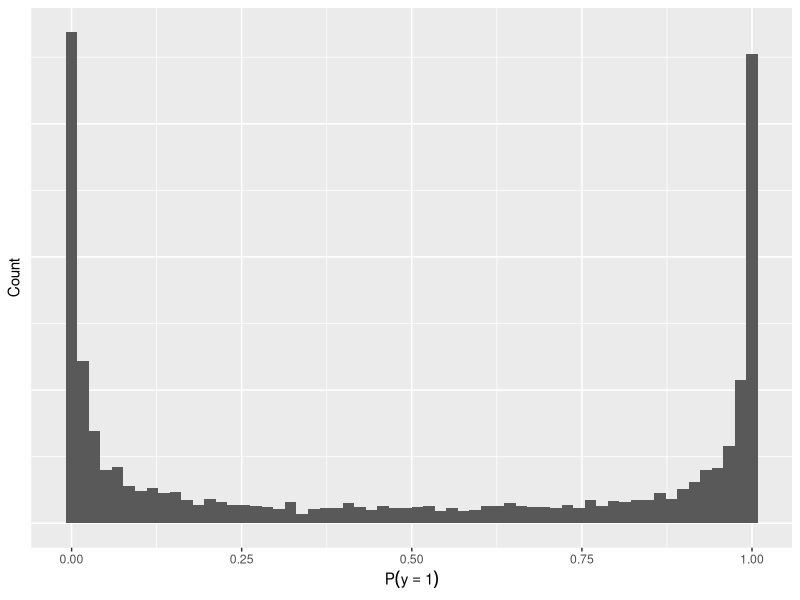
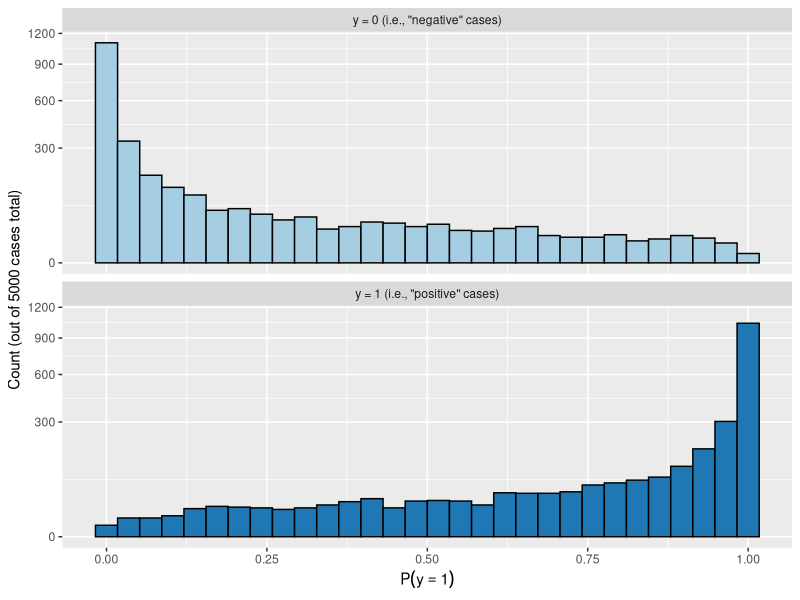
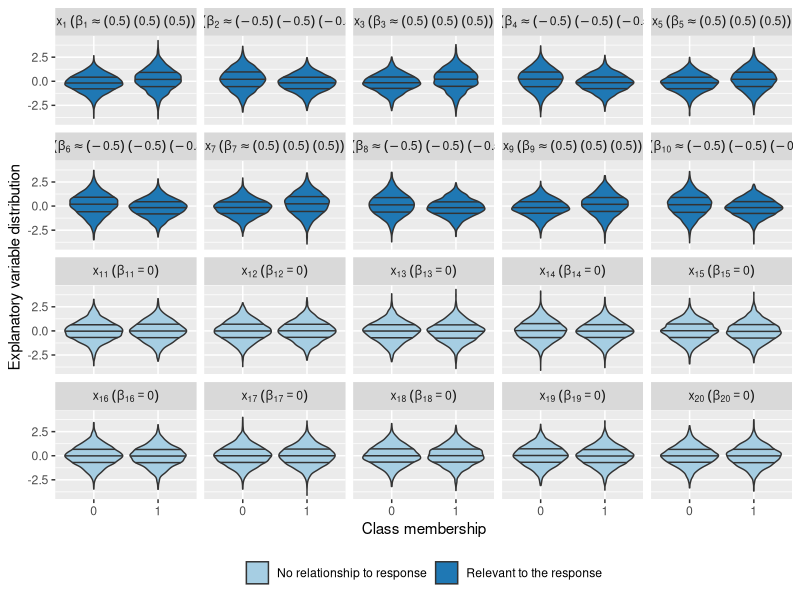
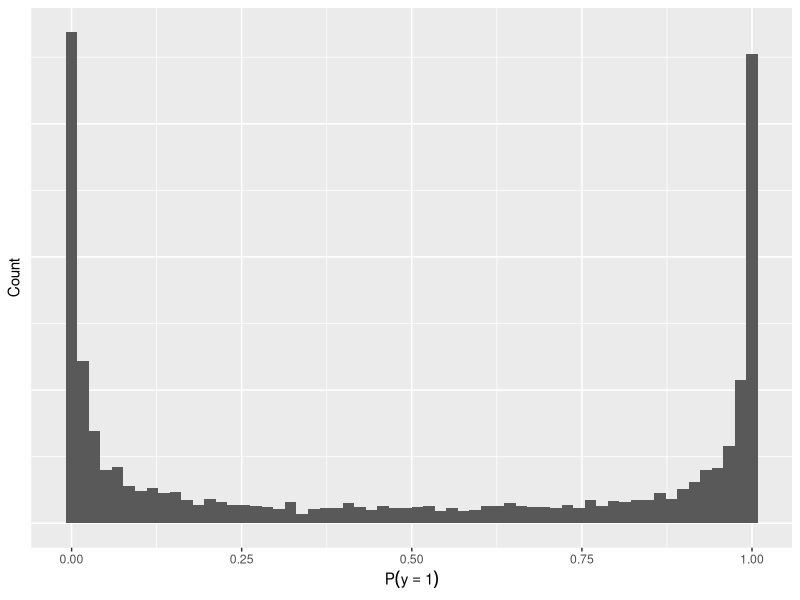
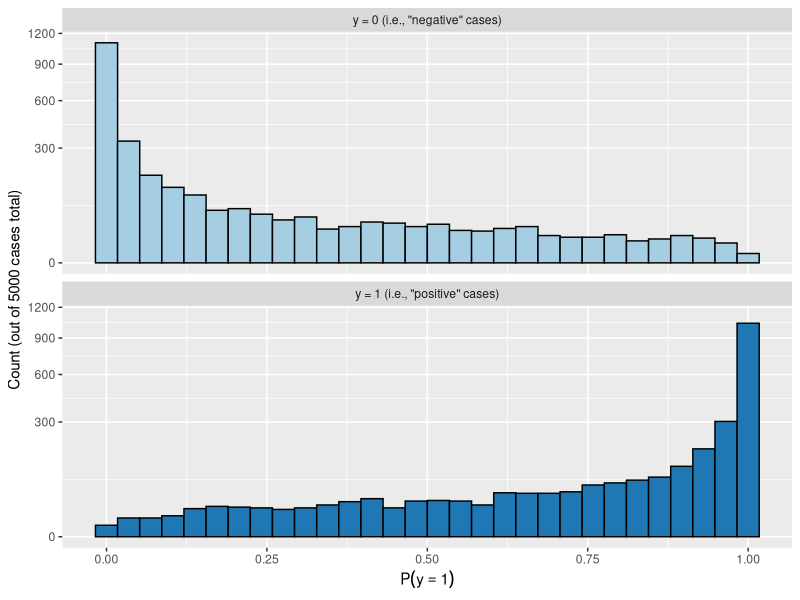
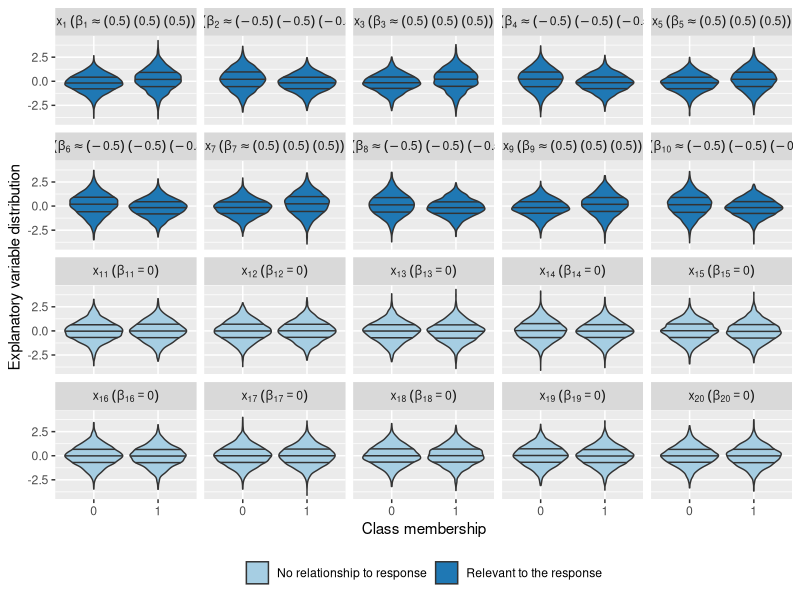

Write R code to recreate these figures, in order.
library(tidyverse)
library(RColorBrewer)

n <- 5000
p <- 20
n_signif <- 10

set.seed(20180328)

# generate i.i.d. Gaussian predictors

x <- matrix(rnorm(n*p), n, p)
colnames(x) <- paste0("x", 1:p)
x_df <- as_data_frame(x)

# generate a non-linear binary response using logit^(-1) of a third order polynomial

# only keep n_signif of those
x_signif <- x[ , 1:n_signif]

# add a few interactions
x_signif_inter <- model.matrix(y ~ .*.,
                               bind_cols(data_frame(y = rnorm(n)),
                                         as_data_frame(x_signif)))
# (remove intercept and non-interaction effects)
x_signif_inter <- x_signif_inter[ , (n_signif+2):ncol(x_signif_inter)]
x_signif_inter <- x_signif_inter[ , sample(1:ncol(x_signif_inter), n_signif)]

# include non-linear effects
x_signif_nonlinear <- cbind(x_signif^2, exp(x_signif))
colnames(x_signif_nonlinear) <- c(paste0(colnames(x_signif), "squared"),
                                  paste0(colnames(x_signif), "exp"))

# combine linear, non-linear, and interaction effects in one matrix
x_signif_trans <- cbind(x_signif, x_signif_nonlinear, x_signif_inter)

# generate the response
b <- 0.5 * rep(c(1, -1), 2*n_signif)
xb <- x_signif_trans %*% b
probs <- 1 / (1 + exp(-xb))

x_df$probs <- probs
x_df$y <- rbinom(n = n, size = 1, p = probs)

# histogram of probs
x_df %>% ggplot(aes(probs)) +
  geom_histogram(bins = 60) +
  theme(axis.text.y = element_blank(),
        axis.ticks.y = element_blank()) +
  xlab(expression(P(y==1))) +
  ylab("Count")

ggsave("./img/probs_hist.pdf",
       width = 3.4, height = 3.19, units = "in")

# distribution of probs conditional on y
x_df %>% mutate(y = factor(y, levels = c(0, 1),
                           labels = c("y = 0 (i.e., \"negative\" cases)",
                                      "y = 1 (i.e., \"positive\" cases)"))) %>%
  ggplot(aes(x = probs, fill = y)) +
    geom_histogram(color = "black") +
    facet_wrap(~y, nrow = 2) +
    scale_fill_manual(values = brewer.pal(n = 3, name = "Paired")) +
    xlab(expression(P(y==1))) +
    ylab("Count (out of 5000 cases total)") +
    scale_y_sqrt() +
    theme(legend.position = "none")

ggsave("./img/probs_distribution_by_y.pdf",
       width = 3.4, height = 3.19, units = "in")

# distribution of entries of x conditional on y
x_df %>% gather(x, value, -y, -probs) %>%
  mutate(significant = as.integer(gsub("x", "", x))) %>%
  mutate(significant = ifelse(significant <= 10, TRUE, FALSE)) %>%
  mutate(y = factor(y)) %>%
  mutate(x = factor(x, levels = paste0("x", 1:20),
           labels = c(paste0("x[", 1:10, "]~(beta[", 1:10, "]%~~%(", round(b[1:10], 2), ")~(", round(b[11:20], 2), ")~(", round(b[21:30], 2), "))"),
                               paste0("x[", 11:20, "]~(beta[", 11:20, "]==0)")),
                    ordered = TRUE)) %>%
  mutate(significant = ifelse(significant, "Relevant to the response",
                              "No relationship to response")) %>%
  ggplot(aes(y, value, fill = significant)) +
    geom_violin(draw_quantiles = c(0.25, 0.5, 0.75)) +
    scale_fill_manual(values = brewer.pal(n = 3, name = "Paired")) +
    facet_wrap(~x, ncol = 5, labeller = label_parsed) +
    theme(legend.position = "bottom",
          legend.title = element_blank()) +
    labs(x = "Class membership",
         y = "Explanatory variable distribution")

ggsave("./img/features_by_y.pdf")
